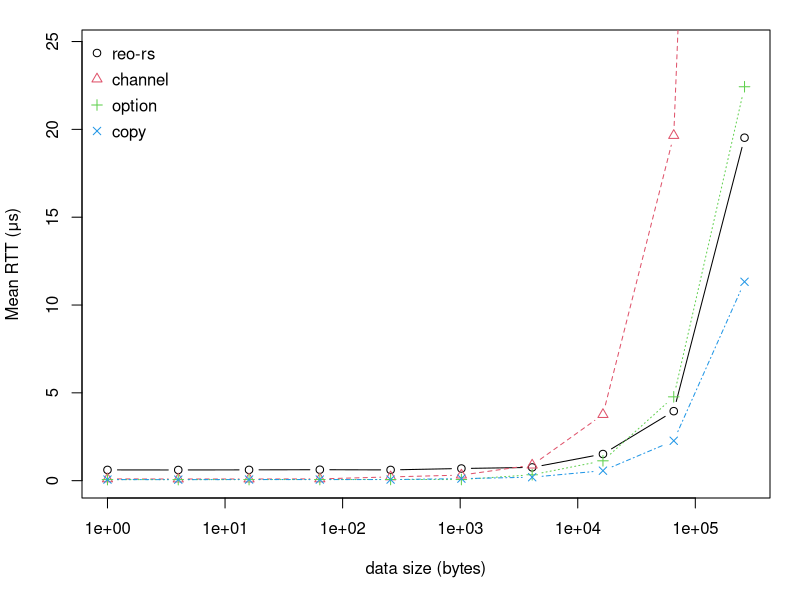
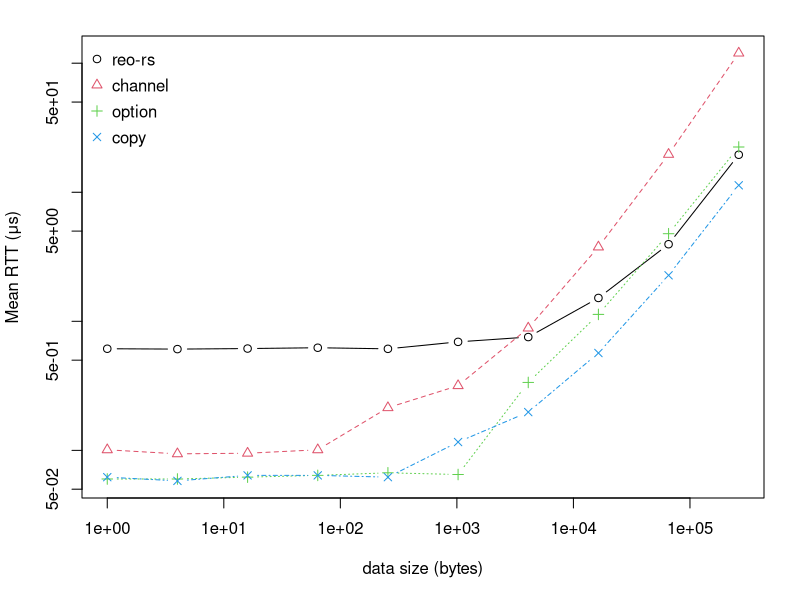
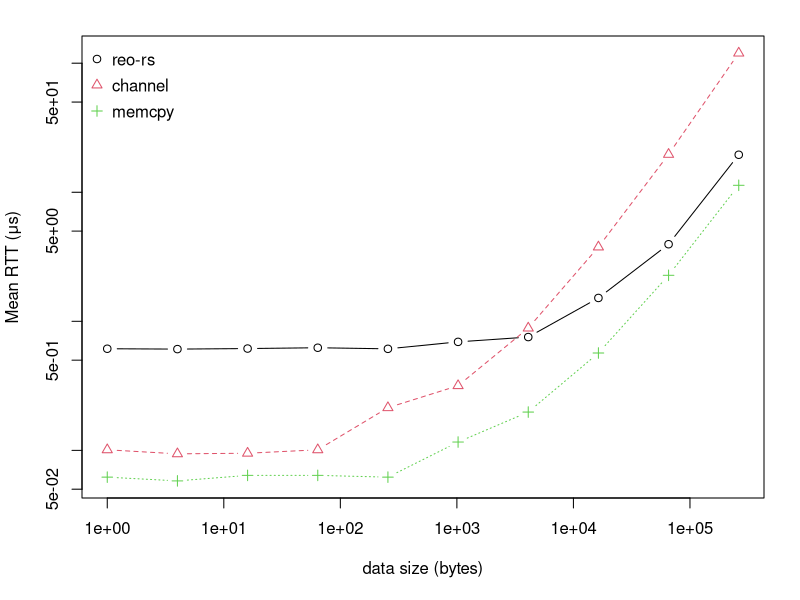
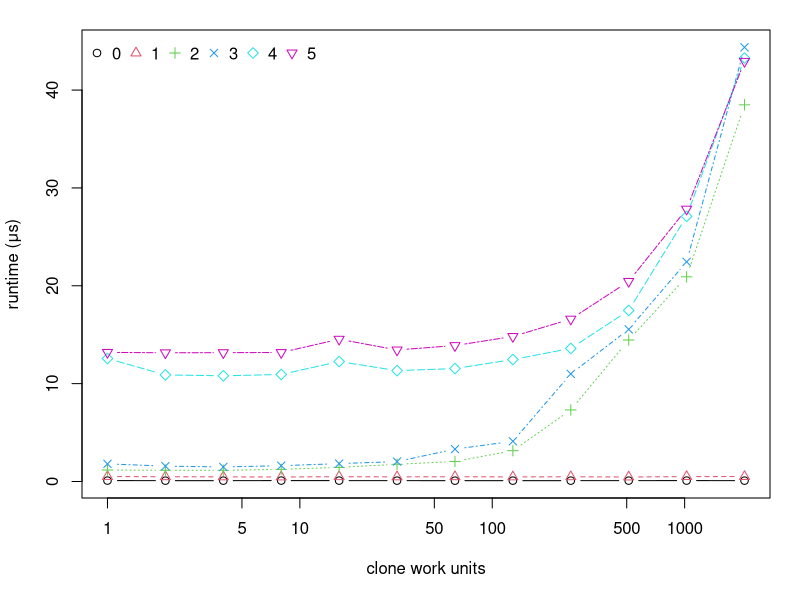
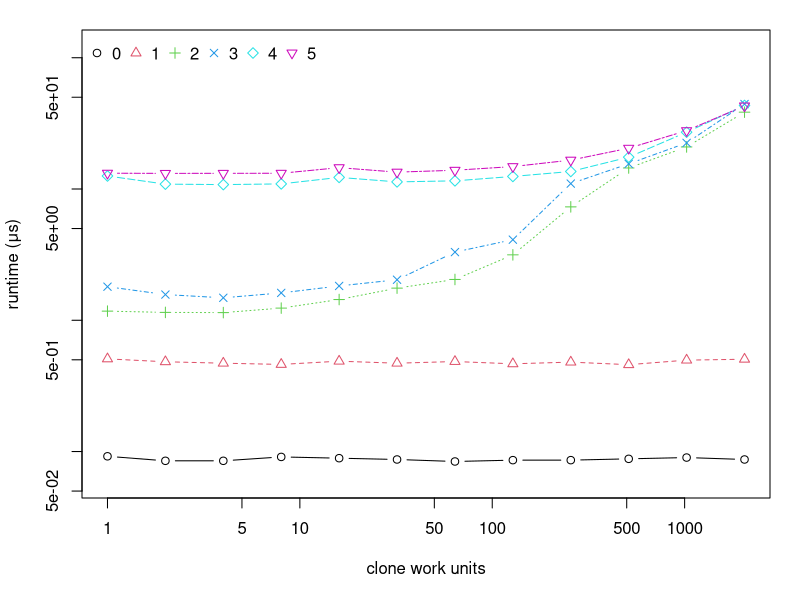
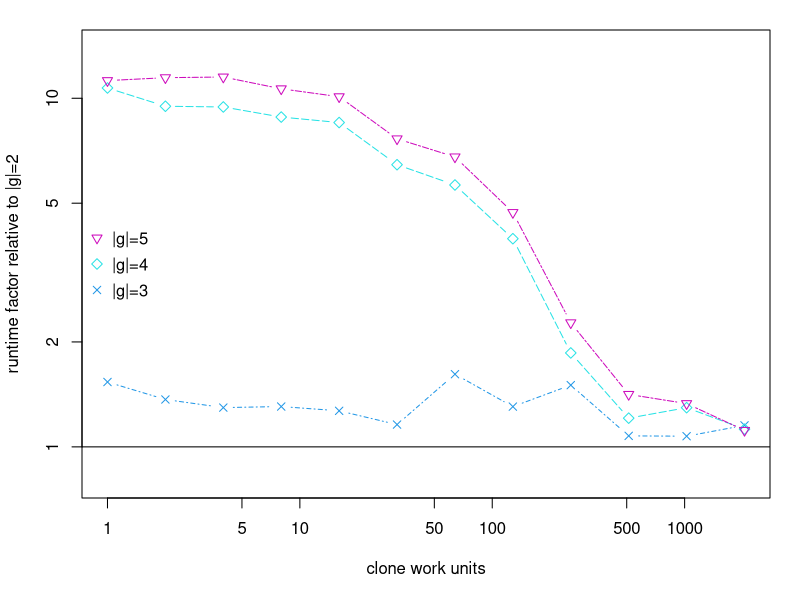
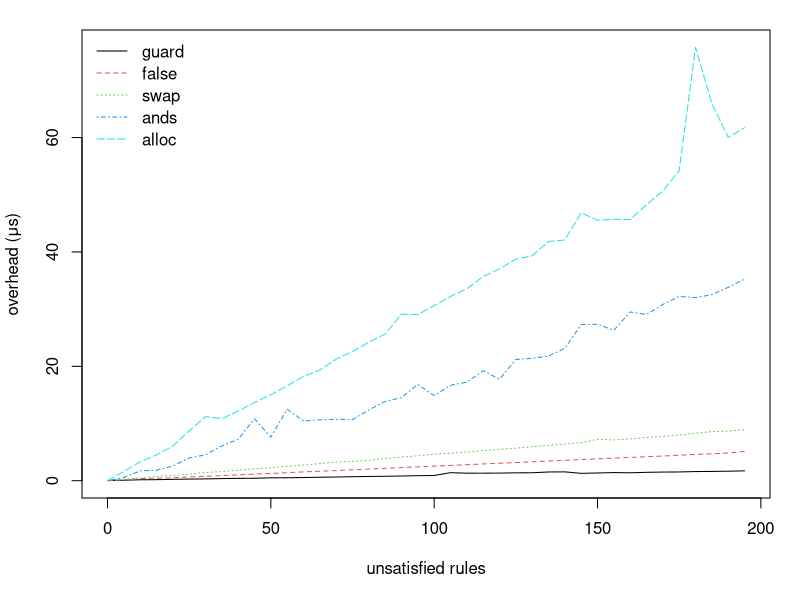
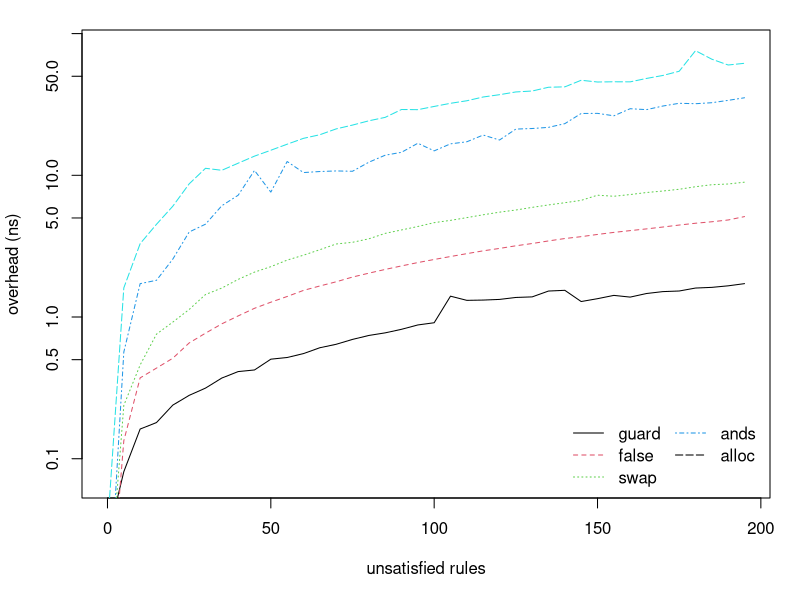

The R source for these figures, in order:
setwd("C:/Users/chris/OneDrive/Documents/LaTeX/Msc2/experiments")

mypng <- function(filename) {
  png(
    filename,
    width     = 3.1,
    height    = 2.8,
    units     = "in",
    res       = 1000,
    pointsize = 9
  )
}
mypngbig <- function(filename) {
  png(
    filename,
    width     = 4.2,
    height    = 3.35,
    units     = "in",
    res       = 1000,
    pointsize = 9
  )
}
thou = 1000
bil = thou*thou*thou
#####################################################################
### RTT. measuring Reo's fifo1 on a single thread vs mpsc
### x represents changing data size in bytes (0,1,2,4,8,16)  x gives q where bytes=q&2-1
### 100_000 data movements
### 10 reps with fresh proto objects

x = 2^c(0,2,4,6,8, 10, 12, 14, 16, 18)
option = c(60, 60, 62, 64, 67, 65, 336, 1131, 4773, 22428);
heapptr = c(60, 58, 61, 61, 60, 87, 128, 313, 1165, 5690)
reo_raw = c(613, 609, 615, 624, 612, 693, 755, 1517, 3957, 19526)
crossbeam = c(101, 94, 95, 101, 214, 317, 886, 3764, 19652, 119739)

reo_rs = c(662, 621, 642, 612, 658, 655, 773, 1432, 3923, 20072);

mypng("rtt_0.png")
dat = matrix(c(reo_raw, crossbeam, option, (heapptr-58)*2+58), ncol=4)
op <- par(mar = c(5.1, 4.1, 1.5, 1.5))
matplot(x, dat/thou, log='x', type='b', pch=1:4, xlab="data size (bytes)",
     ylab = "Mean RTT (μs)", ylim=c(0, max(c(option, reo_rs))*1.1/thou))
legend("topleft", legend=c("reo-rs", "channel", "option", "copy") , col=1:4,  ncol=1, 
       y.intersp=1.3, cex=1, xjust=0, bty = "n", pch=1:4
)
dev.off()

mypng("rtt_1.png")
op <-par(mar = c(5.1, 4.1, 1.8, 1.8))
matplot(x, dat/thou, log='xy', type='b', pch=1:4, xlab="data size (bytes)", ylab = "Mean RTT (μs)")
legend("topleft", legend=c("reo-rs", "channel", "option", "copy") , col=1:4,  ncol=1, 
       y.intersp=1.3, cex=1, xjust=0, bty = "n", pch=1:4
)
dev.off()


mypngbig("rtt_for_pres.png")
op <-par(mar = c(5.1, 4.1, 1.8, 1.8))
matplot(x, dat[,-3]/thou, log='xy', type='b', pch=1:4, xlab="data size (bytes)", ylab = "Mean RTT (μs)")
legend("topleft", legend=c("reo-rs", "channel", "memcpy") , col=1:4,  ncol=1, 
       y.intersp=1.3, cex=1, xjust=0, bty = "n", pch=1:4
)
dev.off()


#########################################################
### "SIMO" group getting. N-way replicator with COPY type data
### 

x = 2^c(0:11)
y = c(92, 508, 1174, 1802, 12567, 13195,
      85, 483, 1148, 1570, 10891, 13152,
      85, 471, 1144, 1483, 10802, 13166,
      91, 461, 1238, 1616, 10936, 13180,
      89, 488, 1439, 1826, 12258, 14540,
      87, 471, 1757, 2036, 11329, 13443,
      84, 485, 2046, 3307, 11539, 13892,
      86, 466, 3151, 4111, 12463, 14821,
      86, 480, 7311, 10994, 13598, 16597,
      88, 459, 14459, 15549, 17480, 20451,
      90, 497, 20913, 22444, 27094, 27837,
      87, 505, 38490, 44367, 43272, 42934)
my = matrix(y, ncol = length(x))
ty = t(my)


mypng("simo_0.png")
op <- par(mar = c(5.1, 4.1, 1.5, 1.5))
matplot(x, ty/1000, log='x', type='b', pch=1:6, lty=1:6, col=1:6, ylab="runtime (μs)", xlab="clone work units")
legend("topleft", legend=c(0:5) , col=1:6,  ncol=6, 
       y.intersp=1.3, cex=1, xjust=0, bty = "n", pch=1:6
)
dev.off()

mypng("simo_1.png")
op <- par(mar = c(5.1, 4.1, 1.5, 1.5))
matplot(x, ty/1000, log='xy', type='b', pch=1:6, lty=1:6, col=1:6, ylab="runtime (μs)", ylim=c(0.06, 120), xlab="clone work units")
legend("topleft", legend=c(0:5) , col=1:6,  ncol=6, 
       y.intersp=1.3, cex=1, xjust=0, bty = "n", pch=1:6
)
dev.off()

mypngbig("simo_2.png")
ty2 <- ty[,-c(1,2,3)]
op <- par(mar = c(5.1, 4.1, 1.5, 1.5))
matplot(x, ty2/ty[,3], log='xy', type='b', pch=4:6, ylim=c(0.8, 14),
        ylab="runtime factor relative to |g|=2", lty=4:6, col=4:6, xlab="clone work units")
legend("left", legend=c("|g|=5", "|g|=4", "|g|=3") , col=rev(4:6),  ncol=1, 
       y.intersp=1.3, cex=1, xjust=0, bty = "n", pch=rev(4:6)
)
abline(h=1, col=1)
dev.off()





#########################################################
### TIME TAKEN FOR TRAVERSING BOGUS RULES
x = seq(from=0, to=195, by=5);

# false guard
y1 = c(266, 320, 401, 419, 478, 519, 554, 610, 651, 662, 743, 757,
       791, 846, 881, 934, 980, 1012, 1058, 1118, 1150, 1642, 1550,
       1556, 1570, 1613, 1626, 1764, 1782, 1525, 1586, 1660, 1621,
       1704, 1750, 1765, 1840, 1858, 1899, 1959);

# check false
y2 = c(244, 373, 611, 675, 751, 895, 1008, 1134, 1257, 1391, 1511, 1635, 1780, 1895, 2011, 2153, 2278, 2405, 2533, 2661, 2786, 2911, 3039, 3170, 3287, 3420, 3540, 3682, 3819, 3929, 4065, 4194, 4310, 4426, 4554, 4695, 4828, 4940, 5078, 5352);

# swap then check false
y2b = c(247, 477, 698, 996, 1160, 1369, 1680, 1840, 2082, 2313, 2505, 2760,
        2970, 3224, 3515, 3606, 3801, 4131, 4354, 4592, 4872, 5048, 5267,
        5505, 5732, 5929, 6178, 6419, 6645, 6895, 7477, 7353, 7554, 7799,
        7986, 8209, 8545, 8822, 8922, 9183);

# 5x5 nested ands
y3 = c(245, 805, 1959, 2055, 2802, 4219, 4758, 6340, 7473, 11064,
       7851, 12751, 10694, 10875, 10974, 10919, 12607, 14100, 14769, 17073,
       15114, 16913, 17482, 19473, 17983, 21433, 21630, 22035, 23387, 27550,
       27602, 26537, 29749, 29304, 31060, 32466, 32249, 32769, 34042, 35496);

# check alloc
y4 = c(271, 1845, 3533, 4751, 6293, 8941, 11445, 11088, 12416, 13894,
       15267, 16816, 18475, 19574, 21496, 22855, 24483, 25874, 29374,
       29293, 30857, 32457, 33821, 35937, 37297, 38989, 39578, 42063,
       42334, 47088, 45782, 45958, 45899, 48499, 50892, 54469, 76016,
       66190, 60281, 61970);

leggy = c("guard", "false",  "swap", "ands", "alloc");
mypng("check_time_0.png")
dat <- matrix(c(y1-239, y2-239, y2b-239, y3-239, y4-239), ncol=5);
op <- par(mar = c(5.1, 4.1, 1.5, 1.5))
matplot(x, dat/thou, type="l", lty=1:5, col=1:5, ylab="overhead (μs)", xlab="unsatisfied rules") #plot
legend("topleft", legend=leggy , col=1:5,  ncol=1,
       y.intersp=1.1, cex=1, xjust=0, bty = "n", lty=1:5)
dev.off()

mypng("check_time_1.png")
 op <- par(mar = c(5.1, 4.1, 1.5, 1.5))
matplot(x, dat/thou, type="l", lty=1:5, col=1:5, log='y', ylim=c(0.07, 80), ylab="overhead (ns)", xlab="unsatisfied rules") #plot
legend("bottomright", legend=leggy , col=1:4,  ncol=2,
       y.intersp=1.1, cex=1, xjust=0, bty = "n", lty=1:5)
dev.off()



###################################################
### bitset effectiveness. comparing normal hashset to bitset for the SUBSET operation
x = c(2^(0:12));
bits1 = c(92, 94, 91, 76, 128, 102, 83, 104, 111, 118, 138, 141, 240);
bits5 = c(88, 77, 82, 83, 89, 90, 192, 93, 71, 66, 236, 135, 158);
bits9 = c(81, 85, 82, 90, 105, 93, 89, 85, 102, 150, 119, 125, 200);
set1 = c(72, 105, 94, 70, 88, 117, 161, 277, 484, 918, 2027, 3519, 7258);
set5 = c(66, 124, 96, 122, 179, 513, 838, 1335, 2673, 3986, 11548, 18570, 32123);
set9 = c(61, 145, 103, 140, 219, 617, 1217, 1919, 2922, 5501, 12790, 23882, 54884);

leggy = c("10% full", "50% full", "90% full")

mypng("bits_0.png")
dat <- matrix(c(bits1, bits5, bits9), ncol=3);
op <- par(mar = c(5.1, 4.1, 1.5, 1.5))
matplot(x, dat, type="b", pch=1:3, lty=1:3, col=1:3, log='x', ylab="run time (ns)", xlab="number of ports", ylim=c(0, 280)) #plot
legend("topleft", legend=leggy , col=1:3,  ncol=1,
       y.intersp=1.1, cex=1, xjust=0, bty = "n", pch=1:3)
dev.off()


mypng("bits_1.png")
dat <- matrix(c(set1/bits1, set5/bits5, set9/bits9), ncol=3);
 op <- par(mar = c(5.1, 4.1, 1.5, 1.5))
matplot(x, dat, type="b", pch=1:3, lty=1:3, col=1:3, log='xy', ylim=c(0.6, 320), ylab="speedup", xlab="number of ports") #plot
abline(h=1, lty=3, col=3)
legend("topleft", legend=leggy , col=1:3,  ncol=1,
       y.intersp=1.1, cex=1, xjust=0, bty = "n", pch=1:3)
dev.off()




###################################################
## isolated gets
x1 = 1:20
java8 = c(13450, 14239, 11348, 11086, 13324, 15790, 17781, 19612, 21592, 23142,
          25529, 29588, 30348, 32504, 37723, 40388, 40695, 43408, 46420, 47324);

rs8 = c(228, 699, 1405, 1825, 2413, 1803, 2098, 2206, 2264, 2584,
        2637, 2809, 2942, 3188, 3525, 3804, 3841, 3972, 4944, 4523);

rs0 = c(232, 691, 1429, 1455, 1616, 1767, 2023, 2056, 2102, 2345,
       2455, 2731, 2802, 2995, 3154, 3431, 3489, 3784, 3874, 4184);

rs1k = c(296, 663, 1429, 1797, 2167, 1883, 2034, 2511, 2300, 2442,
         2611, 3141, 3098, 3038, 3263, 3461, 3615, 3787, 3951, 4198);

rs8k = c(596, 837, 1533, 2038, 1903, 1950, 2115, 2320, 2297, 2388,
         2462, 2563, 2683, 2850, 2849, 2935, 2951, 3081, 3166, 3628);

dat <- matrix(c(rs0, rs8k, java8), ncol=3);
leggy = c("rust_8", "rust_8000", "java_8");
mypng("rust_v_java_0.png")
 op <- par(mar = c(5.1, 4.1, 1.5, 1.5))
matplot(x1, dat/thou, type = "l", lty=1:3, col=1:3, log='', ylab="interaction duration (μs)", xlab="concurrent getters") #plot
legend("topleft", legend=leggy , col=1:3,  ncol=1,
       y.intersp=1.1, cex=1, xjust=0, bty = "n", lty=1:3)
dev.off()
mypng("rust_v_java_1.png")
op <- par(mar = c(5.1, 4.1, 1.5, 1.5))
matplot(x1, dat/thou, type = "l", lty=1:3, col=1:3, log='y', ylab="interaction duration (μs)", xlab="concurrent getters") #plot
legend("bottomright", legend=leggy , col=1:3,  ncol=1,
       y.intersp=1.1, cex=1, xjust=0, bty = "n", lty=1:3)
dev.off()


x2 = 1:10
java_clone = c(24028, 20681, 31330, 40265, 47562, 59921, 63577, 74591, 80451, 89866);
rs64k = c(3424, 5689, 8308, 9448, 10298, 8877, 9089, 9579, 9831, 9459,
          9701, 9645, 9919, 9810, 10384, 10061, 9743, 10026, 9943, 10108);
dat <- matrix(c(rs64k[1:10], java8[1:10], java_clone), ncol=3);
mypngbig("rust_v_java_2.png")
 op <- par(mar = c(5.1, 4.1, 1.5, 1.5))
matplot(x2, dat/thou, type = "b", pch=1:3, lty=1:3, col=1:3, log='y', ylab="interaction duration (μs)", xlab="concurrent getters") #plot
leggy = c("rust_value", "java_reference", "java_value");
legend("bottomright", legend=leggy , col=1:3,  ncol=1,
       y.intersp=1.1, cex=1, xjust=0, bty = "n", pch=1:3)
dev.off()




###################################
### experiments/test_8
### reo-rs vs handmade alternator

x =          c(4,    8,    16,   32,   64,   128,  256,  512,  1024, 2048, 4096, 8192);
y_crossbea = c(1108, 1079, 1111, 1125, 1107, 1181, 1203, 1302, 1481, 2212, 3541, 11717);
y_reorsput = c(1483, 1576, 1996, 1458, 1462, 1581, 1731, 1550, 1688, 1982, 2770, 3717);
xlil = c(1024, 2048, 4096, 8192)
y_reorsputlil = c(1618, 1747, 1881, 2371)

mypngbig("alternator.png")
dat = matrix(c(y_reorsput, y_crossbea), ncol=2)
op <- par(mar = c(5.1, 4.1, 1.5, 1.5))
matplot(x, dat/thou, type = "b", lty=1:2, col=1:2, log='x', ylab="interaction duration (μs)", xlab="data size (bytes)", pch=1:2, ylim=c(0,8)) #plot
lines(xlil, y_reorsputlil/thou, type="b", col=4, pch=4)
revd=c(1,4,2)
legend("topleft", legend=c("reo-rs", "reo-rs (unsafe reference API)","handmade") , col=revd,  ncol=1,
       y.intersp=1.1, cex=1, xjust=0, bty = "n", pch=revd)
dev.off()




############################
### experiments/test_9
### mem refpass
# clone type data 8192 (moving through fifoM connector)
put_get = c(4971, 5063, 5121, 5235, 5290, 5385, 5523, 5700, 5828, 5988, 6604, 6357, 6380, 6561, 6783, 7013, 7180, 7531, 7893, 7929, 8022, 8259)
rawput_get = c(3305, 3419, 3450, 3506, 3539, 3701, 3759, 3953, 4232, 4309, 4512, 4612, 4690, 5075, 5159, 5436, 5524, 5708, 5928, 6157, 6503, 6737)
rawput_getsig = c(1558, 1578, 1651, 1751, 1880, 2008, 2215, 2507, 2461, 2523, 2630, 2794, 2941, 3098, 3320, 3661, 3667, 3960, 4237, 4382, 4611, 4848)
put_getsig = c(3339, 3248, 3329, 3531, 3621, 3727, 3860, 4015, 4207, 4356, 4518, 4697, 4902, 5083, 5230, 5490, 5594, 5919, 6146, 6276, 6519, 6750)
mypng("fifo_m_0.png")
nums = c(1:4)
dat = matrix(c(put_get, rawput_get, put_getsig, rawput_getsig), ncol=4)
op <- par(mar = c(5.1, 4.1, 1.5, 1.5))
matplot(x=(1:22), dat/thou, ylim=c(0, max(put_get)/thou*1.3), type='b', ylab="duration (μs)", xlab="fifo buffer slots", pch=nums, lty=nums, col=nums)
leggy = c("put_in_out", "in_out", "put_in", "in")
legend("topleft", legend=leggy , col=nums,  ncol=1,
       y.intersp=1.1, cex=1, xjust=0, bty = "n", pch=nums)
dev.off()

mypng("fifo_m_1.png")
op <- par(mar = c(5.1, 4.1, 1.5, 1.5))
plot(x=(1:22), put_get/thou, type='b', ylab="duration (μs)", xlab="fifo buffer slots", ylim= c(0, max(put_get/thou)*2), xlim=c(0, 26))
pg1 = put_get[1]/thou
abline(0, pg1,  col=2, lty=2)
abline(pg1, 0,  col=3, lty=3)
legend("topright", legend=c("put_in_out", "linear", "constant") , col=1:3,  ncol=1,
       y.intersp=1.1, cex=1, xjust=0, bty = "n", lty=1:3, pch=1:3)
dev.off()
